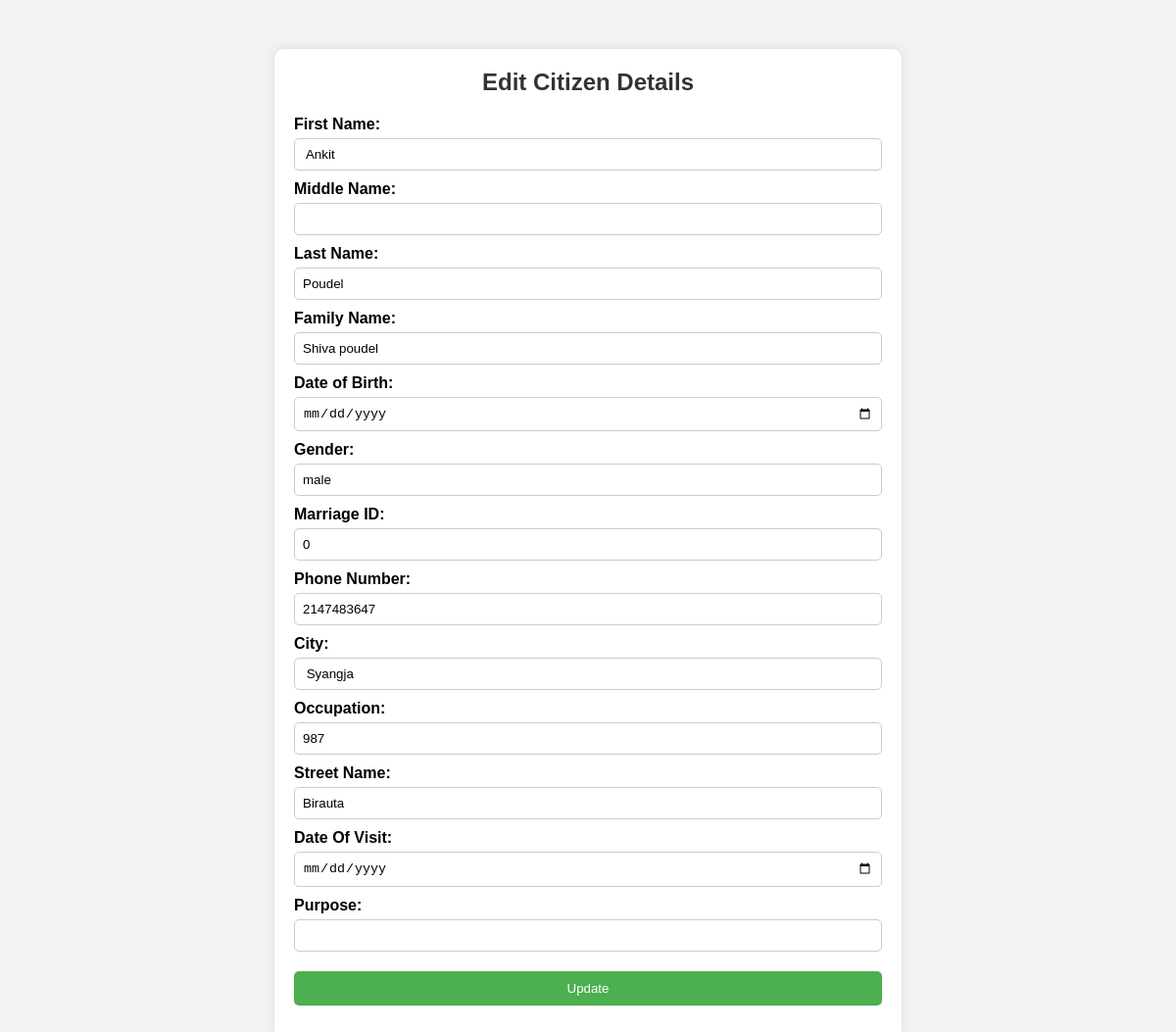
/edit.php?citizenID=11111111 (signed in), run on the app's committed database.
### tables this page shows
CREATE TABLE `citizen_details` (
  `First_name` varchar(50) NOT NULL,
  `Middle_name` varchar(20) NOT NULL,
  `Last_name` varchar(20) NOT NULL,
  `Family_name` varchar(40) NOT NULL,
  `Date_of_Birth` timestamp(6) NOT NULL DEFAULT current_timestamp(6) ON UPDATE current_timestamp(6),
  `Citizen_ID` varchar(50) NOT NULL,
  `Gender` varchar(20) NOT NULL,
  `Marriage_ID` int(50) NOT NULL,
  `Phone_Number` int(30) NOT NULL,
  `City` varchar(50) NOT NULL,
  `Zip_code` varchar(20) NOT NULL,
  `House_No` int(20) NOT NULL,
  `Street_Name` varchar(30) NOT NULL,
  `Street_Number` int(30) NOT NULL
);

### edit.php (the view, shortened to what this page needs)
<?php
$host = "localhost";
$dbusername = "root";
$dbpassword = "";
$dbname = "municipality";
$conn = mysqli_connect($host, $dbusername, $dbpassword, $dbname);
if ($_SERVER['REQUEST_METHOD'] === 'POST') {
    $citizenid = $_POST['citizenid'];
    $firstname = $_POST['firstname'];
    $middlename = $_POST['middlename'];
    $lastname = $_POST['lastname'];
    $familyname = $_POST['familyname'];
    $dob = $_POST['dob'];
    $gender = $_POST['gender'];
    $marriageid = $_POST['marriageid'];
    $phonenum = $_POST['phonenum'];
    $city = $_POST['city'];
    $housenum = $_POST['housenum'];
    $streetname = $_POST['streetname'];
    $streetnum = $_POST['streetnum'];
    $purpose = $_POST['purpose'];
    $updateQuery = "UPDATE citizen_details SET
        First_name = '$firstname',
        Middle_name = '$middlename',
        Last_name = '$lastname',
        Family_name = '$familyname',
        Date_of_Birth = '$dob',
        Gender = '$gender',
        Marriage_ID = '$marriageid',
        Phone_Number = '$phonenum',
        City = '$city',
        House_No = '$housenum',
        Street_Name = '$streetname',
        Street_Number = '$streetnum',
        purpose = '$purpose'
        WHERE Citizen_ID = '$citizenid'";
    if (mysqli_query($conn, $updateQuery)) {
        echo "<script>alert('Record updated successfully');</script>";
        echo "<script>window.location.href = 'viewdetails.php';</script>";
        exit;
    } else {
        echo "Error updating record: " . mysqli_error($conn);
    }
} else {
    if (isset($_GET['citizenID'])) {
        $citizenid = $_GET['citizenID'];
        $result = mysqli_query($conn, "SELECT * FROM citizen_details WHERE Citizen_ID = '$citizenid'");
        $row = mysqli_fetch_assoc($result);
    } else {
        echo "No citizen ID provided.";
        exit;
    }
}
?>
<html>
<head>
</head>
<body>
    <div class="container">
        <h2>Edit Citizen Details</h2>
        <form method="POST" action="edit.php">
            <label for="firstname">First Name:</label>
            <input type="text" name="firstname" id="firstname" value="<?php echo isset($row['First_name']) ? $row['First_name'] : ''; ?>">
            <label for="middlename">Middle Name:</label>
            <input type="text" name="middlename" id="middlename" value="<?php echo isset($row['Middle_name']) ? $row['Middle_name'] : ''; ?>">
            <label for="lastname">Last Name:</label>
            <input type="text" name="lastname" id="lastname" value="<?php echo isset($row['Last_name']) ? $row['Last_name'] : ''; ?>">
            <label for="familyname">Family Name:</label>
            <input type="text" name="familyname" id="familyname" value="<?php echo isset($row['Family_name']) ? $row['Family_name'] : ''; ?>">
            <label for="dob">Date of Birth:</label>
            <input type="date" name="dob" id="dob" value="<?php echo isset($row['Date_of_Birth']) ? $row['Date_of_Birth'] : ''; ?>">
            <label for="gender">Gender:</label>
            <input type="text" name="gender" id="gender" value="<?php echo isset($row['Gender']) ? $row['Gender'] : ''; ?>">
            <label for="marriageid">Marriage ID:</label>
            <input type="text" name="marriageid" id="marriageid" value="<?php echo isset($row['Marriage_ID']) ? $row['Marriage_ID'] : ''; ?>">
            <label for="phonenum">Phone Number:</label>
            <input type="text" name="phonenum" id="phonenum" value="<?php echo isset($row['Phone_Number']) ? $row['Phone_Number'] : ''; ?>">
            <label for="city">City:</label>
            <input type="text" name="city" id="city" value="<?php echo isset($row['City']) ? $row['City'] : ''; ?>">
            <label for="housenum">Occupation:</label>
            <input type="text" name="housenum" id="housenum" value="<?php echo isset($row['House_No']) ? $row['House_No'] : ''; ?>">
            <label for="streetname">Street Name:</label>
            <input type="text" name="streetname" id="streetname" value="<?php echo isset($row['Street_Name']) ? $row['Street_Name'] : ''; ?>">
            <label for="streetnum">Date Of Visit:</label>
            <input type="date" name="streetnum" id="streetnum" value="<?php echo isset($row['Street_Number']) ? $row['Street_Number'] : ''; ?>">
            <label for="purpose">Purpose:</label>
            <input type="text" name="purpose" id="purpose" value="<?php echo isset($row['purpose']) ? $row['purpose'] : ''; ?>">
            <button type="submit">Update</button>
        </form>
    </div>
</body>
</html>

### edit.php (style rules this page uses)
body { font-family: Arial, sans-serif; background-color: #f2f2f2; margin: 0; padding: 0; }
.container { max-width: 600px; margin: 50px auto; background-color: #fff; padding: 20px; border-radius: 10px; box-shadow: 0px 0px 10px 0px rgba(0, 0, 0, 0.1); }
h2 { margin-top: 0; text-align: center; color: #333; }
form { margin-top: 20px; }
label { display: block; margin-bottom: 5px; font-weight: bold; }
input[type="text"], input[type="date"] { width: 100%; padding: 8px; margin-bottom: 10px; border: 1px solid #ccc; border-radius: 5px; box-sizing: border-box; }
button[type="submit"] { background-color: #4CAF50; color: white; padding: 10px 20px; border: none; border-radius: 5px; cursor: pointer; width: 100%; margin-top: 10px; }

### data on the page
citizen_details: firstname "Ankit", lastname "Poudel", familyname "Shiva poudel", gender "male", marriageid "0", phonenum "2147483647", city "Syangja", housenum "987", streetname "Birauta"
